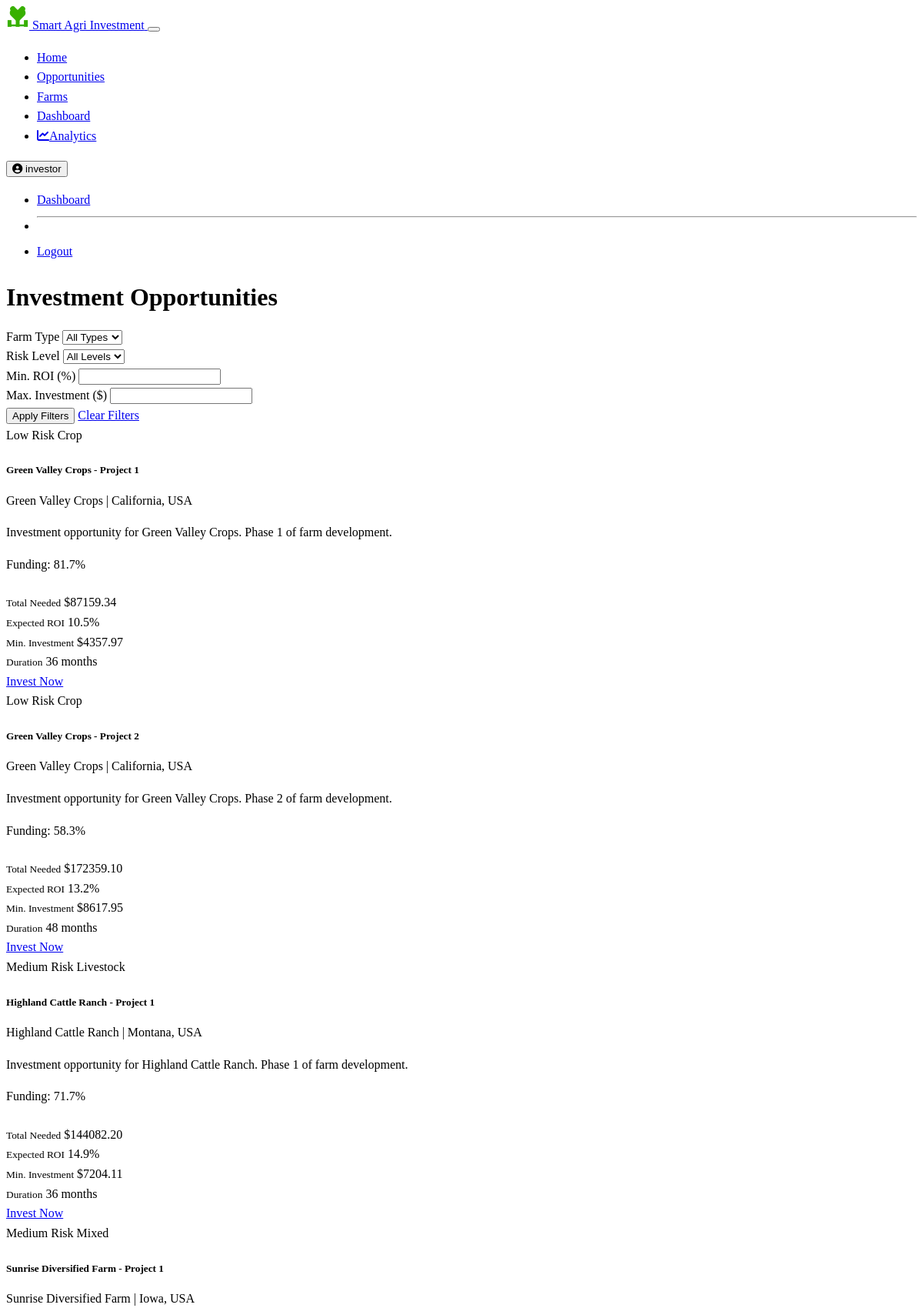
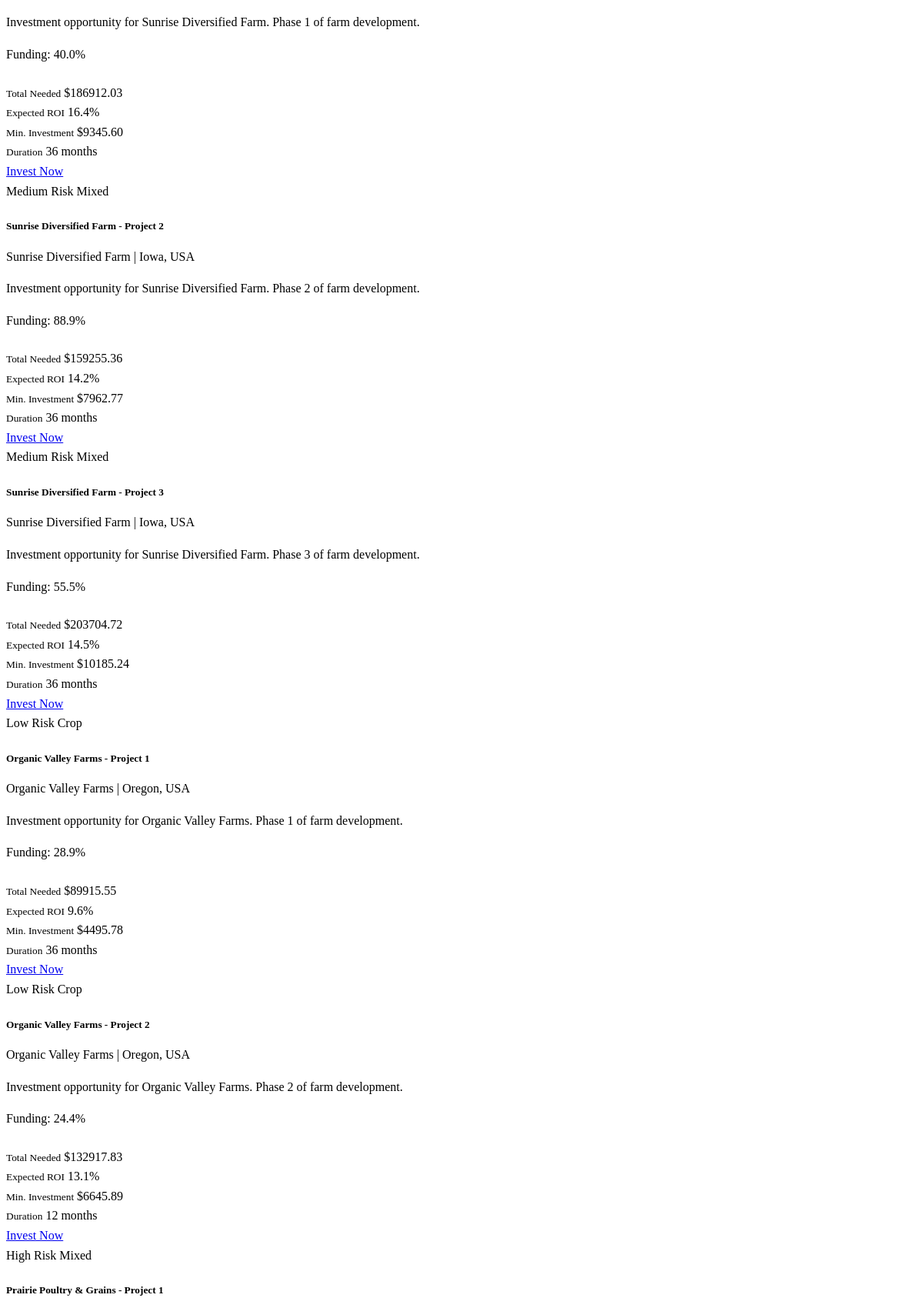
The page /opportunities (signed in, upper part) on the database its author committed (2 pictures, top to bottom).
### models.py (models this page shows, shortened)
class User(UserMixin, db.Model):
    id = db.Column(db.Integer, primary_key=True)
    username = db.Column(db.String(64), unique=True, nullable=False)
    email = db.Column(db.String(120), unique=True, nullable=False)
    password_hash = db.Column(db.String(256), nullable=False)
    first_name = db.Column(db.String(64))
    last_name = db.Column(db.String(64))
    created_at = db.Column(db.DateTime, default=datetime.utcnow)
    is_investor = db.Column(db.Boolean, default=True)  # True for investors, False for farm managers
    total_investment = db.Column(db.Float, default=0.0)
    investments = db.relationship('Investment', backref='investor', lazy='dynamic')

class InvestmentOpportunity(db.Model):
    id = db.Column(db.Integer, primary_key=True)
    farm_id = db.Column(db.Integer, db.ForeignKey('farm.id'), nullable=False)
    title = db.Column(db.String(128), nullable=False)
    description = db.Column(db.Text)
    amount_needed = db.Column(db.Float, nullable=False)
    amount_raised = db.Column(db.Float, default=0.0)
    minimum_investment = db.Column(db.Float, default=0.0)
    expected_roi = db.Column(db.Float)  # Percentage
    duration_months = db.Column(db.Integer)  # Investment duration in months
    risk_level = db.Column(db.String(20))  # "Low", "Medium", "High"
    start_date = db.Column(db.Date)
    end_date = db.Column(db.Date)
    created_at = db.Column(db.DateTime, default=datetime.utcnow)
    status = db.Column(db.String(20), default="Open")  # "Open", "Closed", "Completed"
    investments = db.relationship('Investment', backref='opportunity', lazy='dynamic')
    def funding_percentage(self):
        if self.amount_needed == 0:
            return 0
        return (self.amount_raised / self.amount_needed) * 100

class Farm(db.Model):
    id = db.Column(db.Integer, primary_key=True)
    name = db.Column(db.String(128), nullable=False)
    location = db.Column(db.String(256))
    description = db.Column(db.Text)
    farm_type = db.Column(db.String(64))  # e.g., "Crop", "Livestock", "Mixed"
    size_hectares = db.Column(db.Float)
    established_date = db.Column(db.Date)
    created_at = db.Column(db.DateTime, default=datetime.utcnow)
    total_funding_needed = db.Column(db.Float, default=0.0)
    current_funding = db.Column(db.Float, default=0.0)
    expected_roi = db.Column(db.Float)  # Percentage
    risk_level = db.Column(db.String(20))  # "Low", "Medium", "High"
    yield_history = db.Column(db.Text)  # Stored as JSON string
    owner_id = db.Column(db.Integer, db.ForeignKey('user.id'))
    investment_opportunities = db.relationship('InvestmentOpportunity', backref='farm', lazy='dynamic')
    performance_data = db.relationship('FarmPerformance', backref='farm', lazy='dynamic')

### routes.py (the view)
@app.route('/opportunities')
def investment_opportunities():
    farm_type = request.args.get('farm_type')
    risk_level = request.args.get('risk_level')
    min_roi = request.args.get('min_roi', type=float)
    max_investment = request.args.get('max_investment', type=float)
    query = InvestmentOpportunity.query.filter_by(status="Open").join(Farm)
    if farm_type:
        query = query.filter(Farm.farm_type == farm_type)
    if risk_level:
        query = query.filter(InvestmentOpportunity.risk_level == risk_level)
    if min_roi:
        query = query.filter(InvestmentOpportunity.expected_roi >= min_roi)
    if max_investment:
        query = query.filter(InvestmentOpportunity.minimum_investment <= max_investment)
    opportunities = query.all()
    farm_types = db.session.query(Farm.farm_type).distinct().all()
    risk_levels = db.session.query(InvestmentOpportunity.risk_level).distinct().all()
    return render_template('investments/opportunities.html',
                          opportunities=opportunities,
                          farm_types=[ft[0] for ft in farm_types],
                          risk_levels=[rl[0] for rl in risk_levels])

### app.py (called while the page is built)
    @login_manager.user_loader
    def load_user(user_id):
        return models.User.query.get(int(user_id))

### templates/investments/opportunities.html (shortened to what this page needs)
{% extends "base.html" %}
{% block content %}
<div class="container py-4">
    <h1 class="mb-4">Investment Opportunities</h1>
    <div class="card mb-4 border-0">
        <div class="card-body">
            <form method="GET" action="{{ url_for('investment_opportunities') }}">
                <div class="row g-3">
                    <div class="col-md-3">
                        <label for="farm_type" class="form-label">Farm Type</label>
                        <select class="form-select" id="farm_type" name="farm_type">
                            <option value="">All Types</option>
                        </select>
                    </div>
                    <div class="col-md-3">
                        <label for="risk_level" class="form-label">Risk Level</label>
                        <select class="form-select" id="risk_level" name="risk_level">
                            <option value="">All Levels</option>
                        </select>
                    </div>
                    <div class="col-md-3">
                        <label for="min_roi" class="form-label">Min. ROI (%)</label>
                        <input type="number" class="form-control" id="min_roi" name="min_roi" min="0" step="0.1" value="{{ request.args.get('min_roi', '') }}">
                    </div>
                    <div class="col-md-3">
                        <label for="max_investment" class="form-label">Max. Investment ($)</label>
                        <input type="number" class="form-control" id="max_investment" name="max_investment" min="0" step="100" value="{{ request.args.get('max_investment', '') }}">
                    </div>
                </div>
                <div class="d-flex justify-content-between mt-3">
                    <button type="submit" class="btn btn-success">Apply Filters</button>
                    <a href="{{ url_for('investment_opportunities') }}" class="btn btn-outline-secondary">Clear Filters</a>
                </div>
            </form>
        </div>
    </div>
    <div class="row g-4">
        {% if opportunities %}
            {% for opportunity in opportunities %}
            <div class="col-md-6 col-lg-4">
                <div class="card h-100 border-0 shadow-sm">
                    <div class="card-body">
                        <div class="d-flex justify-content-between align-items-start mb-2">
                            <span class="badge bg-{{ 'success' if opportunity.risk_level == 'Low' else 'warning' if opportunity.risk_level == 'Medium' else 'danger' }}">
                                {{ opportunity.risk_level }} Risk
                            </span>
                            <span class="badge bg-dark">{{ opportunity.farm.farm_type }}</span>
                        </div>
                        <h5 class="card-title">{{ opportunity.title }}</h5>
                        <p class="text-muted small mb-3">{{ opportunity.farm.name }} | {{ opportunity.farm.location }}</p>
                        <p class="card-text">{{ opportunity.description[:100] }}{% if opportunity.description|length > 100 %}...{% endif %}</p>
                        <div class="my-3">
                            <p class="mb-1 small">Funding: {{ "%.1f"|format(opportunity.funding_percentage()) }}%</p>
                            <div class="progress" style="height: 8px;">
                            </div>
                        </div>
                        <div class="row g-2 mb-3">
                            <div class="col-6">
                                <div class="bg-dark p-2 rounded">
                                    <small class="text-muted d-block">Total Needed</small>
                                    <span>${{ "%.2f"|format(opportunity.amount_needed) }}</span>
                                </div>
                            </div>
                            <div class="col-6">
                                <div class="bg-dark p-2 rounded">
                                    <small class="text-muted d-block">Expected ROI</small>
                                    <span class="text-success">{{ "%.1f"|format(opportunity.expected_roi) }}%</span>
                                </div>
                            </div>
                            <div class="col-6">
                                <div class="bg-dark p-2 rounded">
                                    <small class="text-muted d-block">Min. Investment</small>
                                    <span>${{ "%.2f"|format(opportunity.minimum_investment) }}</span>
                                </div>
                            </div>
                            <div class="col-6">
                                <div class="bg-dark p-2 rounded">
                                    <small class="text-muted d-block">Duration</small>
                                    <span>{{ opportunity.duration_months }} months</span>
                                </div>
                            </div>
                        </div>
                        <div class="d-grid">
                            <a href="{{ url_for('invest', opportunity_id=opportunity.id) }}" class="btn btn-success">Invest Now</a>
                        </div>
                    </div>
                </div>
            </div>
            {% endfor %}
        {% else %}
            <div class="col-12">
                <div class="alert alert-info">
                    <p class="mb-0">No investment opportunities match your search criteria. Please try different filters or check back later.</p>
                </div>
            </div>
        {% endif %}
    </div>
</div>
{% endblock %}

### templates/base.html (shortened to what this page needs)
<!DOCTYPE html>
<html lang="en" data-bs-theme="dark">
<head>
    <link href="https://cdn.replit.com/agent/bootstrap-agent-dark-theme.min.css" rel="stylesheet">
    <link rel="stylesheet" href="https://cdnjs.cloudflare.com/ajax/libs/font-awesome/6.4.0/css/all.min.css">
    <link rel="stylesheet" href="{{ url_for('static', filename='css/custom.css') }}">
</head>
<body>
    <nav class="navbar navbar-expand-lg navbar-dark bg-dark">
        <div class="container">
            <a class="navbar-brand d-flex align-items-center" href="{{ url_for('index') }}">
                <span>Smart Agri Investment</span>
            </a>
            <button class="navbar-toggler" type="button" data-bs-toggle="collapse" data-bs-target="#navbarNav" aria-controls="navbarNav" aria-expanded="false" aria-label="Toggle navigation">
            </button>
            <div class="collapse navbar-collapse" id="navbarNav">
                <ul class="navbar-nav me-auto">
                    <li class="nav-item">
                        <a class="nav-link" href="{{ url_for('index') }}">Home</a>
                    </li>
                    <li class="nav-item">
                        <a class="nav-link" href="{{ url_for('investment_opportunities') }}">Opportunities</a>
                    </li>
                    <li class="nav-item">
                        <a class="nav-link" href="{{ url_for('farms') }}">Farms</a>
                    </li>
                    {% if current_user.is_authenticated %}
                    <li class="nav-item">
                        <a class="nav-link" href="{{ url_for('investor_dashboard') }}">Dashboard</a>
                    </li>
                    <li class="nav-item">
                        <a class="nav-link" href="{{ url_for('analytics_dashboard') }}">
                            <i class="fas fa-chart-line me-1"></i>Analytics
                        </a>
                    </li>
                    {% endif %}
                </ul>
                <div class="d-flex">
                    {% if current_user.is_authenticated %}
                    <div class="dropdown">
                        <button class="btn btn-outline-light dropdown-toggle" type="button" id="userDropdown" data-bs-toggle="dropdown" aria-expanded="false">
                            <i class="fas fa-user-circle me-1"></i> {{ current_user.username }}
                        </button>
                        <ul class="dropdown-menu dropdown-menu-end" aria-labelledby="userDropdown">
                            <li><a class="dropdown-item" href="{{ url_for('investor_dashboard') }}">Dashboard</a></li>
                            <li><hr class="dropdown-divider"></li>
                            <li><a class="dropdown-item" href="{{ url_for('logout') }}">Logout</a></li>
                        </ul>
                    </div>
                    {% else %}
                    <a href="{{ url_for('login') }}" class="btn btn-outline-light me-2">Login</a>
                    <a href="{{ url_for('register') }}" class="btn btn-success">Register</a>
                    {% endif %}
                </div>
            </div>
        </div>
    </nav>
    <main class="flex-shrink-0">
        {% block content %}{% endblock %}
    </main>
</body>
</html>

### static/css/custom.css (style rules this page uses)
:root { --agri-green: #38b000; --agri-green-light: rgba(56, 176, 0, 0.1); --agri-green-medium: rgba(56, 176, 0, 0.5); }
body { line-height: 1.6; }
h1, h2, h3, h4, h5, h6 { margin-bottom: 0.75rem; font-weight: 600; }
.card { transition: transform 0.2s ease, box-shadow 0.2s ease; overflow: hidden; }
.progress { overflow: visible; }

### rows shown on the page
User: username "investor"
InvestmentOpportunity: risk_level "Low", farm.farm_type "Crop", title "Green Valley Crops - Project 1", farm.name "Green Valley Crops", farm.location "California, USA", description "Investment opportunity for Green Valley Crops. Phase 1 of farm development.", funding_percentage "81.7", amount_needed "87159.34", expected_roi "10.5", minimum_investment "4357.97", duration_months "36"
InvestmentOpportunity: risk_level "Low", farm.farm_type "Crop", title "Green Valley Crops - Project 2", farm.name "Green Valley Crops", farm.location "California, USA", description "Investment opportunity for Green Valley Crops. Phase 2 of farm development.", funding_percentage "58.3", amount_needed "172359.10", expected_roi "13.2", minimum_investment "8617.95", duration_months "48"
InvestmentOpportunity: risk_level "Medium", farm.farm_type "Livestock", title "Highland Cattle Ranch - Project 1", farm.name "Highland Cattle Ranch", farm.location "Montana, USA", description "Investment opportunity for Highland Cattle Ranch. Phase 1 of farm development.", funding_percentage "71.7", amount_needed "144082.20", expected_roi "14.9", minimum_investment "7204.11", duration_months "36"
InvestmentOpportunity: risk_level "Medium", farm.farm_type "Mixed", title "Sunrise Diversified Farm - Project 1", farm.name "Sunrise Diversified Farm", farm.location "Iowa, USA", description "Investment opportunity for Sunrise Diversified Farm. Phase 1 of farm development.", funding_percentage "40.0", amount_needed "186912.03", expected_roi "16.4", minimum_investment "9345.60", duration_months "36"
InvestmentOpportunity: risk_level "Medium", farm.farm_type "Mixed", title "Sunrise Diversified Farm - Project 2", farm.name "Sunrise Diversified Farm", farm.location "Iowa, USA", description "Investment opportunity for Sunrise Diversified Farm. Phase 2 of farm development.", funding_percentage "88.9", amount_needed "159255.36", expected_roi "14.2", minimum_investment "7962.77", duration_months "36"
InvestmentOpportunity: risk_level "Medium", farm.farm_type "Mixed", title "Sunrise Diversified Farm - Project 3", farm.name "Sunrise Diversified Farm", farm.location "Iowa, USA", description "Investment opportunity for Sunrise Diversified Farm. Phase 3 of farm development.", funding_percentage "55.5", amount_needed "203704.72", expected_roi "14.5", minimum_investment "10185.24", duration_months "36"
InvestmentOpportunity: risk_level "Low", farm.farm_type "Crop", title "Organic Valley Farms - Project 1", farm.name "Organic Valley Farms", farm.location "Oregon, USA", description "Investment opportunity for Organic Valley Farms. Phase 1 of farm development.", funding_percentage "28.9", amount_needed "89915.55", expected_roi "9.6", minimum_investment "4495.78", duration_months "36"
InvestmentOpportunity: risk_level "Low", farm.farm_type "Crop", title "Organic Valley Farms - Project 2", farm.name "Organic Valley Farms", farm.location "Oregon, USA", description "Investment opportunity for Organic Valley Farms. Phase 2 of farm development.", funding_percentage "24.4", amount_needed "132917.83", expected_roi "13.1", minimum_investment "6645.89", duration_months "12"
InvestmentOpportunity: risk_level "High", farm.farm_type "Mixed", title "Prairie Poultry & Grains - Project 1"
